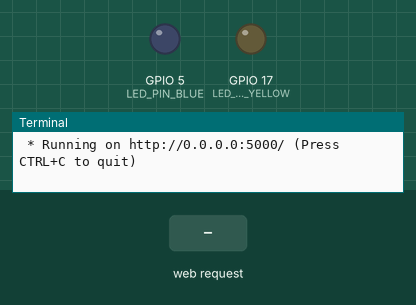
A program run on a simulated Raspberry Pi (BCM pin numbers). Parts: output pins drawn as LEDs (lit = HIGH), the last lines printed to the terminal. Inputs (shaded band) come from the test bench. The clock reads 2024-03-15 10:24:30 at power-on unless the program sets it.

Above: at 1.2 s.
1.3 s: HTTP request for /led/yellow/on received
At 2.1 s:
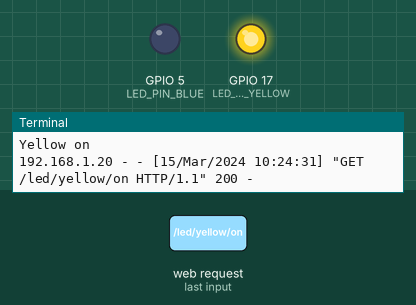
2.8 s: HTTP request for /led/blue/on received
At 3.2 s:
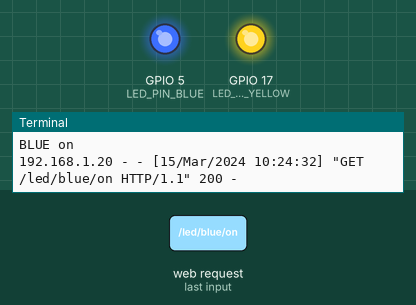
4.3 s: HTTP request for /led/yellow/off received
At 5.6 s:
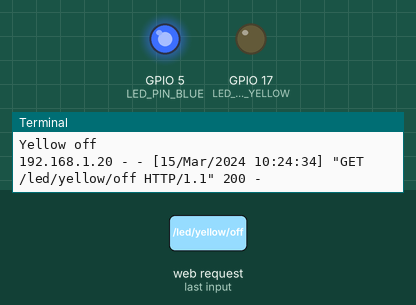
Timing chart, 0 to 7.3 s (numbered marks = the images above; inputs shaded):
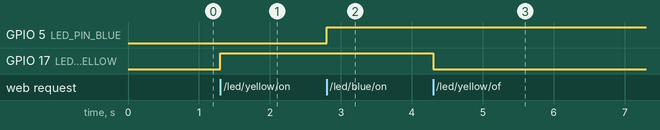

The program:

flask_led_task.py
```python
from flask import Flask
import RPi.GPIO as GPIO

LED_PIN_YELLOW = 17
LED_PIN_BLUE = 5
#Flask 객체 생성 // 이렇게 하면 이름이 바뀌어도 파일 이름으로 들어가게 되어 있음
#__name__ 파일 이름
app = Flask(__name__)

GPIO.setmode(GPIO.BCM)
GPIO.setup(LED_PIN_YELLOW, GPIO.OUT)
GPIO.setup(LED_PIN_BLUE, GPIO.OUT)

#0.0.0.0:5000

@app.route("/")
def hello():
    return '''
        <p>Hello, Flask!</p>
        <a href="/led/yellow/on">YelloW LED ON</a><br>
        <a href="/led/yellow/off">Yellow LED OFF</a><br>
        <a href="/led/blue/on">BLUE LED ON</a><br>
        <a href="/led/blue/off">BLUE LED OFF</a>
    '''

@app.route("/led/<color>/<op>")
def led_op(color, op):
    if op == "on":
        if color == "yellow":
            GPIO.output(LED_PIN_YELLOW, GPIO.HIGH)
            print("Yellow on")
            return '''
                <p>Yellow ON</p>
                <a href="/">Go Home</a>
            '''
        elif color == "blue":
            GPIO.output(LED_PIN_BLUE, GPIO.HIGH)
            print("BLUE on")
            return '''
                <p>BLUE ON</p>
                <a href="/">Go Home</a>
            '''

    elif op == "off":
        if color == "yellow":
            GPIO.output(LED_PIN_YELLOW, GPIO.LOW)
            print("Yellow off")
            return '''
                <p>Yellow OFF</p>
                <a href="/">Go Home</a>
            '''
        elif color == "blue":
            GPIO.output(LED_PIN_BLUE, GPIO.LOW)
            print("BLUE OFF")
            return '''
                <p>BLUE OFF</p>
                <a href="/">Go Home</a>
            '''


if __name__=="__main__":
    try:
        app.run(host="0.0.0.0")
    finally:
        GPIO.cleanup()
```

Measured:
- after the input at 1.3 s, GPIO 17 (LED_PIN_YELLOW): LOW → HIGH at once
- after the input at 2.8 s, GPIO 5 (LED_PIN_BLUE): LOW → HIGH at once
- after the input at 4.3 s, GPIO 17 (LED_PIN_YELLOW): HIGH → LOW at once
